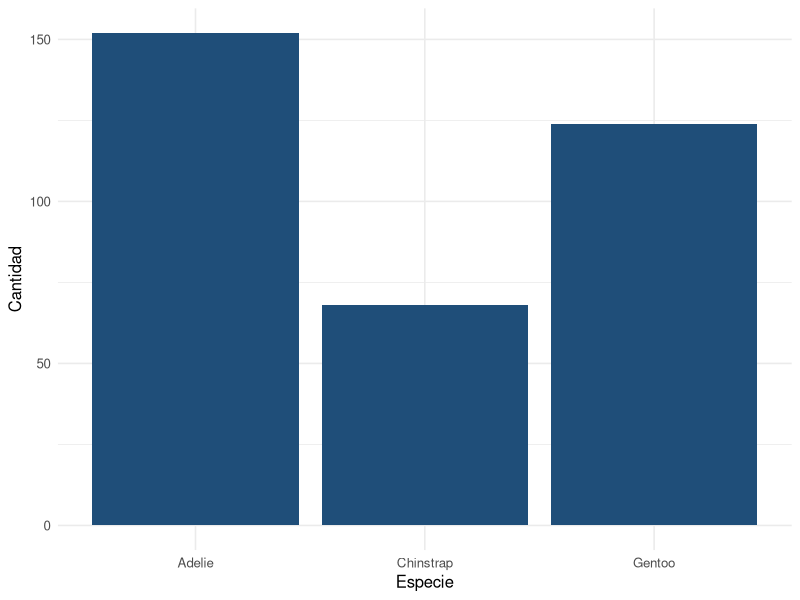
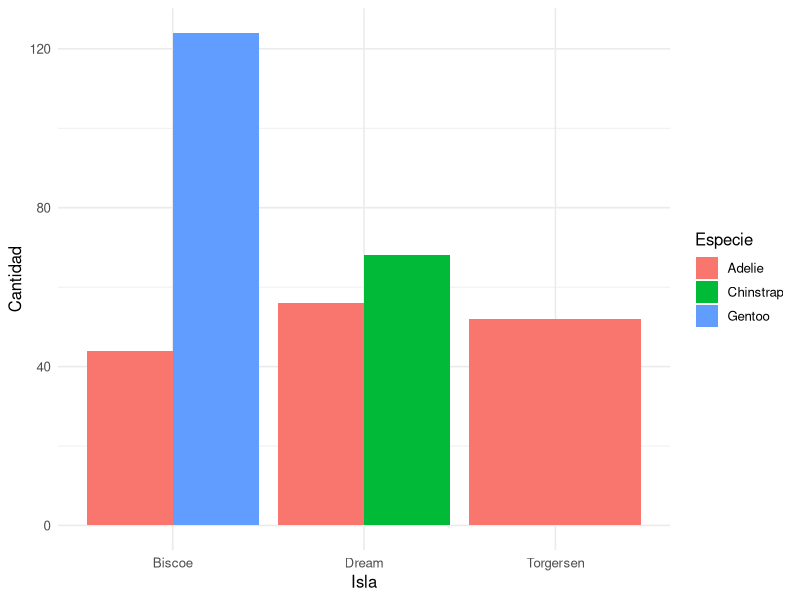
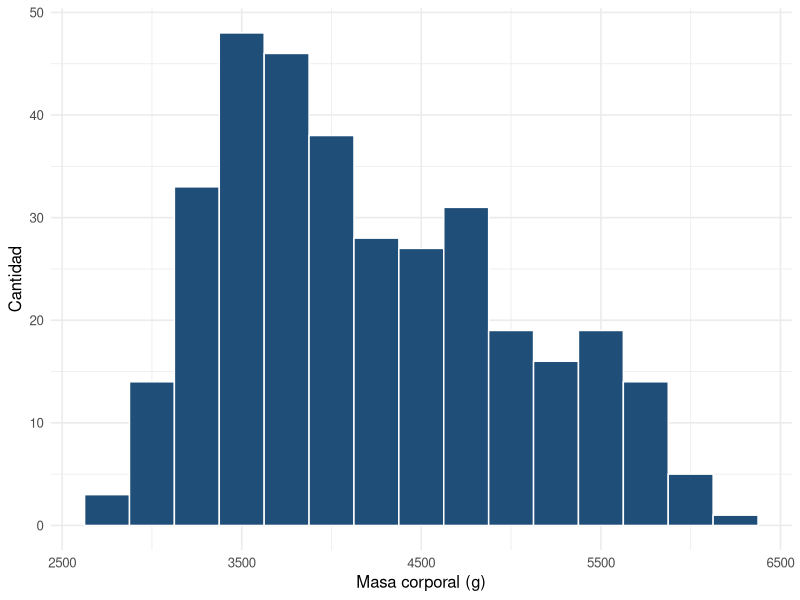
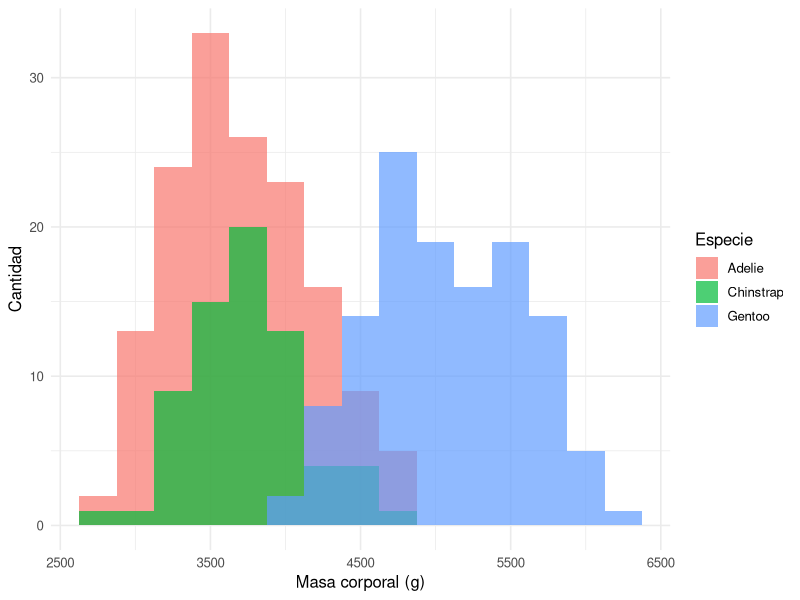

R code for these plots, in order:
## ---- chunk 1
#| label: setup
#| include: false
library(tidyverse)
library(palmerpenguins)
theme_set(theme_minimal(base_size = 12))
## ---- chunk 2
#| label: glimpse-penguins
library(palmerpenguins)
glimpse(penguins)
## ---- chunk 3
#| label: leer-csv
galletas <- read.csv("datos/galletas.csv")
head(galletas)
## ---- chunk 4
#| label: summary-galletas
summary(galletas)
## ---- chunk 5
#| label: factor-marca
galletas$marca <- factor(galletas$marca)
levels(galletas$marca)
## ---- chunk 6
#| label: fig-barras-especie
#| fig-cap: "Número de pingüinos por especie."
#| fig-width: 5
#| fig-height: 3
ggplot(penguins, aes(x = species)) +
  geom_bar(fill = "#1F4E79") +
  labs(x = "Especie", y = "Cantidad")
## ---- chunk 7
#| label: fig-barras-isla
#| fig-cap: "Distribución de especies por isla."
#| fig-width: 6
#| fig-height: 3
ggplot(penguins, aes(x = island, fill = species)) +
  geom_bar(position = "dodge") +
  labs(x = "Isla", y = "Cantidad", fill = "Especie")
## ---- chunk 8
#| label: fig-histograma-masa
#| fig-cap: "Distribución de la masa corporal de los pingüinos."
#| fig-width: 5
#| fig-height: 3
ggplot(penguins, aes(x = body_mass_g)) +
  geom_histogram(binwidth = 250, fill = "#1F4E79", color = "white") +
  labs(x = "Masa corporal (g)", y = "Cantidad")
## ---- chunk 9
#| label: fig-histograma-especie
#| fig-cap: "Masa corporal por especie."
#| fig-width: 6
#| fig-height: 3.2
ggplot(penguins, aes(x = body_mass_g, fill = species)) +
  geom_histogram(binwidth = 250, alpha = 0.7, position = "identity") +
  labs(x = "Masa corporal (g)", y = "Cantidad", fill = "Especie")
